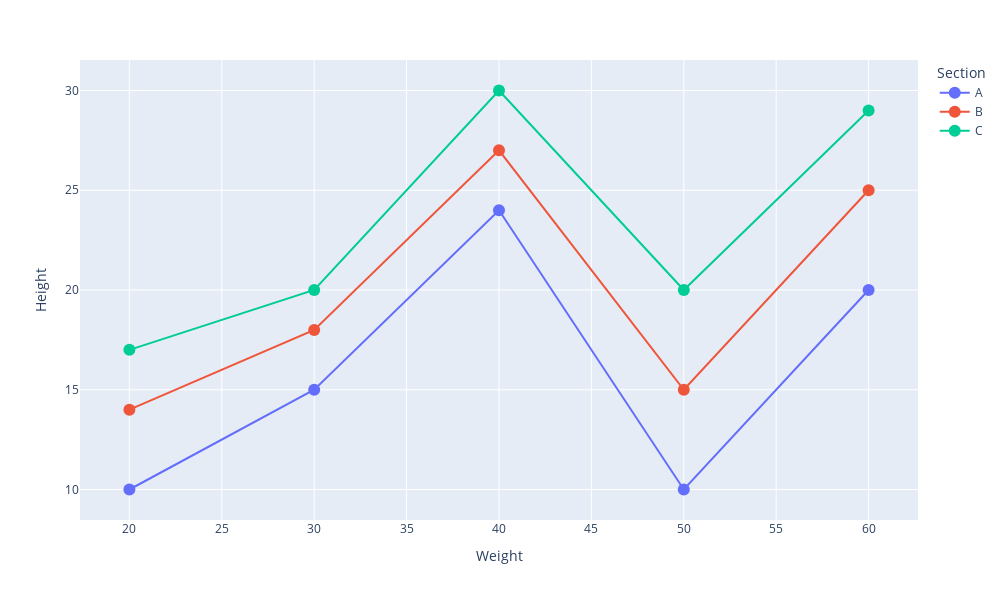

Write notebook code for a chart like this one.
### Markdown cell above
###. 5. Adding markers

### Code cell
fig = px.line(df,  x='Weight', y='Height',
                 width=1000, height=600,markers=True,color='Section')
fig.update_traces(marker_size=12)
fig.show()

### Figure 1 — Plotly figure (JSON) as saved in the notebook; plotly's stock layout.template omitted (floating-point values rounded to 4 significant figures)
{"data": [{"hovertemplate": "Section=A<br>Weight=%{x}<br>Height=%{y}<extra></extra>", "legendgroup": "A", "line": {"color": "#636efa", "dash": "solid"}, "marker": {"size": 12, "symbol": "circle"}, "mode": "markers+lines", "name": "A", "orientation": "v", "showlegend": true, "type": "scatter", "x": [20, 30, 40, 50, 60], "xaxis": "x", "y": [10, 15, 24, 10, 20], "yaxis": "y"}, {"hovertemplate": "Section=B<br>Weight=%{x}<br>Height=%{y}<extra></extra>", "legendgroup": "B", "line": {"color": "#EF553B", "dash": "solid"}, "marker": {"size": 12, "symbol": "circle"}, "mode": "markers+lines", "name": "B", "orientation": "v", "showlegend": true, "type": "scatter", "x": [20, 30, 40, 50, 60], "xaxis": "x", "y": [14, 18, 27, 15, 25], "yaxis": "y"}, {"hovertemplate": "Section=C<br>Weight=%{x}<br>Height=%{y}<extra></extra>", "legendgroup": "C", "line": {"color": "#00cc96", "dash": "solid"}, "marker": {"size": 12, "symbol": "circle"}, "mode": "markers+lines", "name": "C", "orientation": "v", "showlegend": true, "type": "scatter", "x": [20, 30, 40, 50, 60], "xaxis": "x", "y": [17, 20, 30, 20, 29], "yaxis": "y"}], "layout": {"height": 600, "legend": {"title": {"text": "Section"}, "tracegroupgap": 0}, "margin": {"t": 60}, "width": 1000, "xaxis": {"anchor": "y", "domain": [0, 1], "title": {"text": "Weight"}}, "yaxis": {"anchor": "x", "domain": [0, 1], "title": {"text": "Height"}}}}
